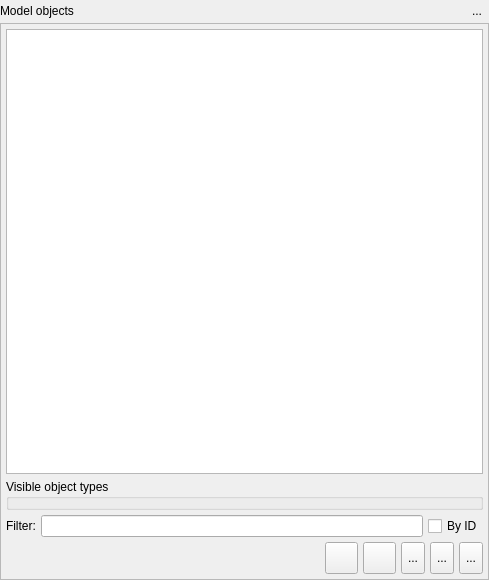
<?xml version="1.0" encoding="UTF-8"?>
<ui version="4.0">
 <class>ModelObjectsWidget</class>
 <widget class="QWidget" name="ModelObjectsWidget">
  <property name="enabled">
   <bool>true</bool>
  </property>
  <property name="geometry">
   <rect>
    <x>0</x>
    <y>0</y>
    <width>489</width>
    <height>580</height>
   </rect>
  </property>
  <property name="sizePolicy">
   <sizepolicy hsizetype="MinimumExpanding" vsizetype="Preferred">
    <horstretch>0</horstretch>
    <verstretch>0</verstretch>
   </sizepolicy>
  </property>
  <property name="minimumSize">
   <size>
    <width>260</width>
    <height>300</height>
   </size>
  </property>
  <property name="maximumSize">
   <size>
    <width>524287</width>
    <height>524287</height>
   </size>
  </property>
  <property name="windowTitle">
   <string>Model Objects</string>
  </property>
  <property name="windowIcon">
   <iconset resource="../../../../priv-plugins/res/logoicons.qrc">
    <normaloff>:/icons/icons/pgmodeler_logo.png</normaloff>:/icons/icons/pgmodeler_logo.png</iconset>
  </property>
  <property name="floating" stdset="0">
   <bool>false</bool>
  </property>
  <layout class="QGridLayout" name="model_objs_grid">
   <property name="leftMargin">
    <number>0</number>
   </property>
   <property name="topMargin">
    <number>0</number>
   </property>
   <property name="rightMargin">
    <number>0</number>
   </property>
   <property name="bottomMargin">
    <number>0</number>
   </property>
   <property name="horizontalSpacing">
    <number>5</number>
   </property>
   <property name="verticalSpacing">
    <number>2</number>
   </property>
   <item row="0" column="0">
    <widget class="QWidget" name="title_wgt" native="true">
     <layout class="QHBoxLayout" name="horizontalLayout_3">
      <property name="spacing">
       <number>5</number>
      </property>
      <property name="leftMargin">
       <number>0</number>
      </property>
      <property name="topMargin">
       <number>0</number>
      </property>
      <property name="rightMargin">
       <number>0</number>
      </property>
      <property name="bottomMargin">
       <number>0</number>
      </property>
      <item>
       <widget class="QLabel" name="title_lbl">
        <property name="text">
         <string>Model objects</string>
        </property>
       </widget>
      </item>
      <item>
       <spacer name="horizontalSpacer_4">
        <property name="orientation">
         <enum>Qt::Orientation::Horizontal</enum>
        </property>
        <property name="sizeHint" stdset="0">
         <size>
          <width>156</width>
          <height>5</height>
         </size>
        </property>
       </spacer>
      </item>
      <item>
       <widget class="QToolButton" name="hide_tb">
        <property name="toolTip">
         <string>Hide this widget</string>
        </property>
        <property name="text">
         <string>...</string>
        </property>
        <property name="icon">
         <iconset resource="../../res/resources.qrc">
          <normaloff>:/icons/icons/closetab.png</normaloff>:/icons/icons/closetab.png</iconset>
        </property>
        <property name="iconSize">
         <size>
          <width>20</width>
          <height>20</height>
         </size>
        </property>
        <property name="shortcut">
         <string>Esc</string>
        </property>
        <property name="autoRaise">
         <bool>true</bool>
        </property>
       </widget>
      </item>
     </layout>
    </widget>
   </item>
   <item row="2" column="0">
    <widget class="QFrame" name="content_frm">
     <property name="frameShape">
      <enum>QFrame::Shape::StyledPanel</enum>
     </property>
     <layout class="QGridLayout" name="gridLayout_3">
      <property name="leftMargin">
       <number>5</number>
      </property>
      <property name="topMargin">
       <number>5</number>
      </property>
      <property name="rightMargin">
       <number>5</number>
      </property>
      <property name="bottomMargin">
       <number>5</number>
      </property>
      <property name="spacing">
       <number>5</number>
      </property>
      <item row="0" column="0">
       <widget class="QTreeWidget" name="objectstree_tw">
        <property name="enabled">
         <bool>true</bool>
        </property>
        <property name="palette">
         <palette>
          <active>
           <colorrole role="Link">
            <brush brushstyle="SolidPattern">
             <color alpha="255">
              <red>0</red>
              <green>170</green>
              <blue>255</blue>
             </color>
            </brush>
           </colorrole>
          </active>
          <inactive>
           <colorrole role="Link">
            <brush brushstyle="SolidPattern">
             <color alpha="255">
              <red>0</red>
              <green>170</green>
              <blue>255</blue>
             </color>
            </brush>
           </colorrole>
          </inactive>
          <disabled>
           <colorrole role="Link">
            <brush brushstyle="SolidPattern">
             <color alpha="255">
              <red>0</red>
              <green>170</green>
              <blue>255</blue>
             </color>
            </brush>
           </colorrole>
          </disabled>
         </palette>
        </property>
        <property name="frameShadow">
         <enum>QFrame::Shadow::Sunken</enum>
        </property>
        <property name="horizontalScrollBarPolicy">
         <enum>Qt::ScrollBarPolicy::ScrollBarAlwaysOff</enum>
        </property>
        <property name="autoScroll">
         <bool>true</bool>
        </property>
        <property name="editTriggers">
         <set>QAbstractItemView::EditTrigger::NoEditTriggers</set>
        </property>
        <property name="showDropIndicator" stdset="0">
         <bool>true</bool>
        </property>
        <property name="alternatingRowColors">
         <bool>true</bool>
        </property>
        <property name="selectionMode">
         <enum>QAbstractItemView::SelectionMode::SingleSelection</enum>
        </property>
        <property name="selectionBehavior">
         <enum>QAbstractItemView::SelectionBehavior::SelectItems</enum>
        </property>
        <property name="iconSize">
         <size>
          <width>22</width>
          <height>22</height>
         </size>
        </property>
        <property name="indentation">
         <number>20</number>
        </property>
        <property name="rootIsDecorated">
         <bool>true</bool>
        </property>
        <property name="uniformRowHeights">
         <bool>true</bool>
        </property>
        <property name="itemsExpandable">
         <bool>true</bool>
        </property>
        <property name="sortingEnabled">
         <bool>false</bool>
        </property>
        <property name="animated">
         <bool>true</bool>
        </property>
        <property name="allColumnsShowFocus">
         <bool>false</bool>
        </property>
        <property name="headerHidden">
         <bool>true</bool>
        </property>
        <property name="expandsOnDoubleClick">
         <bool>false</bool>
        </property>
        <property name="columnCount">
         <number>1</number>
        </property>
        <attribute name="headerMinimumSectionSize">
         <number>50</number>
        </attribute>
        <attribute name="headerDefaultSectionSize">
         <number>50</number>
        </attribute>
        <attribute name="headerStretchLastSection">
         <bool>true</bool>
        </attribute>
        <column>
         <property name="text">
          <string>1</string>
         </property>
        </column>
       </widget>
      </item>
      <item row="1" column="0">
       <widget class="QGroupBox" name="visibleobjects_grp">
        <property name="maximumSize">
         <size>
          <width>16777215</width>
          <height>16777215</height>
         </size>
        </property>
        <property name="title">
         <string>Visible object types</string>
        </property>
        <property name="flat">
         <bool>false</bool>
        </property>
        <property name="checkable">
         <bool>false</bool>
        </property>
        <layout class="QGridLayout" name="gridLayout">
         <property name="leftMargin">
          <number>0</number>
         </property>
         <property name="topMargin">
          <number>0</number>
         </property>
         <property name="rightMargin">
          <number>0</number>
         </property>
         <property name="bottomMargin">
          <number>0</number>
         </property>
         <property name="spacing">
          <number>5</number>
         </property>
        </layout>
       </widget>
      </item>
      <item row="2" column="0">
       <widget class="QWidget" name="filter_wgt" native="true">
        <property name="minimumSize">
         <size>
          <width>0</width>
          <height>0</height>
         </size>
        </property>
        <layout class="QHBoxLayout" name="horizontalLayout_4">
         <property name="spacing">
          <number>5</number>
         </property>
         <property name="leftMargin">
          <number>0</number>
         </property>
         <property name="topMargin">
          <number>0</number>
         </property>
         <property name="rightMargin">
          <number>0</number>
         </property>
         <property name="bottomMargin">
          <number>0</number>
         </property>
         <item>
          <widget class="QLabel" name="filter_lbl">
           <property name="enabled">
            <bool>true</bool>
           </property>
           <property name="sizePolicy">
            <sizepolicy hsizetype="Fixed" vsizetype="Preferred">
             <horstretch>0</horstretch>
             <verstretch>0</verstretch>
            </sizepolicy>
           </property>
           <property name="text">
            <string>Filter:</string>
           </property>
          </widget>
         </item>
         <item>
          <widget class="QLineEdit" name="filter_edt">
           <property name="enabled">
            <bool>true</bool>
           </property>
           <property name="clearButtonEnabled">
            <bool>true</bool>
           </property>
          </widget>
         </item>
         <item>
          <widget class="QCheckBox" name="by_id_chk">
           <property name="text">
            <string>By ID</string>
           </property>
          </widget>
         </item>
        </layout>
       </widget>
      </item>
      <item row="3" column="0">
       <layout class="QHBoxLayout" name="horizontalLayout">
        <property name="spacing">
         <number>5</number>
        </property>
        <item>
         <spacer name="horizontalSpacer">
          <property name="orientation">
           <enum>Qt::Orientation::Horizontal</enum>
          </property>
          <property name="sizeType">
           <enum>QSizePolicy::Policy::Expanding</enum>
          </property>
          <property name="sizeHint" stdset="0">
           <size>
            <width>118</width>
            <height>20</height>
           </size>
          </property>
         </spacer>
        </item>
        <item>
         <widget class="QToolButton" name="select_tb">
          <property name="sizePolicy">
           <sizepolicy hsizetype="Preferred" vsizetype="Preferred">
            <horstretch>0</horstretch>
            <verstretch>0</verstretch>
           </sizepolicy>
          </property>
          <property name="minimumSize">
           <size>
            <width>0</width>
            <height>0</height>
           </size>
          </property>
          <property name="toolTip">
           <string>Select</string>
          </property>
          <property name="text">
           <string/>
          </property>
          <property name="icon">
           <iconset resource="../../res/resources.qrc">
            <normaloff>:/icons/icons/confirm.png</normaloff>:/icons/icons/confirm.png</iconset>
          </property>
          <property name="iconSize">
           <size>
            <width>25</width>
            <height>25</height>
           </size>
          </property>
          <property name="shortcut">
           <string>Return</string>
          </property>
          <property name="autoRaise">
           <bool>false</bool>
          </property>
         </widget>
        </item>
        <item>
         <widget class="QToolButton" name="cancel_tb">
          <property name="sizePolicy">
           <sizepolicy hsizetype="Preferred" vsizetype="Preferred">
            <horstretch>0</horstretch>
            <verstretch>0</verstretch>
           </sizepolicy>
          </property>
          <property name="minimumSize">
           <size>
            <width>0</width>
            <height>0</height>
           </size>
          </property>
          <property name="toolTip">
           <string>Cancel</string>
          </property>
          <property name="text">
           <string/>
          </property>
          <property name="icon">
           <iconset resource="../../res/resources.qrc">
            <normaloff>:/icons/icons/close1.png</normaloff>:/icons/icons/close1.png</iconset>
          </property>
          <property name="iconSize">
           <size>
            <width>25</width>
            <height>25</height>
           </size>
          </property>
          <property name="shortcut">
           <string>Esc</string>
          </property>
          <property name="autoRaise">
           <bool>false</bool>
          </property>
         </widget>
        </item>
        <item>
         <widget class="QToolButton" name="options_tb">
          <property name="sizePolicy">
           <sizepolicy hsizetype="Preferred" vsizetype="Preferred">
            <horstretch>0</horstretch>
            <verstretch>0</verstretch>
           </sizepolicy>
          </property>
          <property name="minimumSize">
           <size>
            <width>0</width>
            <height>0</height>
           </size>
          </property>
          <property name="toolTip">
           <string>Objects view configuration</string>
          </property>
          <property name="text">
           <string>...</string>
          </property>
          <property name="icon">
           <iconset resource="../../res/resources.qrc">
            <normaloff>:/icons/icons/filter.png</normaloff>:/icons/icons/filter.png</iconset>
          </property>
          <property name="iconSize">
           <size>
            <width>25</width>
            <height>25</height>
           </size>
          </property>
          <property name="checkable">
           <bool>true</bool>
          </property>
          <property name="checked">
           <bool>false</bool>
          </property>
          <property name="autoRaise">
           <bool>false</bool>
          </property>
         </widget>
        </item>
        <item>
         <widget class="QToolButton" name="expand_all_tb">
          <property name="sizePolicy">
           <sizepolicy hsizetype="Preferred" vsizetype="Preferred">
            <horstretch>0</horstretch>
            <verstretch>0</verstretch>
           </sizepolicy>
          </property>
          <property name="minimumSize">
           <size>
            <width>0</width>
            <height>0</height>
           </size>
          </property>
          <property name="toolTip">
           <string>Expands all items</string>
          </property>
          <property name="text">
           <string>...</string>
          </property>
          <property name="icon">
           <iconset resource="../../res/resources.qrc">
            <normaloff>:/icons/icons/expandtree.png</normaloff>:/icons/icons/expandtree.png</iconset>
          </property>
          <property name="iconSize">
           <size>
            <width>25</width>
            <height>25</height>
           </size>
          </property>
          <property name="checkable">
           <bool>false</bool>
          </property>
          <property name="autoRaise">
           <bool>false</bool>
          </property>
         </widget>
        </item>
        <item>
         <widget class="QToolButton" name="collapse_all_tb">
          <property name="sizePolicy">
           <sizepolicy hsizetype="Preferred" vsizetype="Preferred">
            <horstretch>0</horstretch>
            <verstretch>0</verstretch>
           </sizepolicy>
          </property>
          <property name="minimumSize">
           <size>
            <width>0</width>
            <height>0</height>
           </size>
          </property>
          <property name="toolTip">
           <string>Collapses all items</string>
          </property>
          <property name="text">
           <string>...</string>
          </property>
          <property name="icon">
           <iconset resource="../../res/resources.qrc">
            <normaloff>:/icons/icons/collapsetree.png</normaloff>:/icons/icons/collapsetree.png</iconset>
          </property>
          <property name="iconSize">
           <size>
            <width>25</width>
            <height>25</height>
           </size>
          </property>
          <property name="checkable">
           <bool>false</bool>
          </property>
          <property name="autoRaise">
           <bool>false</bool>
          </property>
         </widget>
        </item>
       </layout>
      </item>
     </layout>
    </widget>
   </item>
  </layout>
 </widget>
 <tabstops>
  <tabstop>filter_edt</tabstop>
  <tabstop>by_id_chk</tabstop>
  <tabstop>select_tb</tabstop>
  <tabstop>cancel_tb</tabstop>
  <tabstop>options_tb</tabstop>
  <tabstop>expand_all_tb</tabstop>
  <tabstop>collapse_all_tb</tabstop>
  <tabstop>hide_tb</tabstop>
 </tabstops>
 <resources>
  <include location="../../res/resources.qrc"/>
  <include location="../../../../priv-plugins/res/logoicons.qrc"/>
 </resources>
 <connections/>
</ui>
